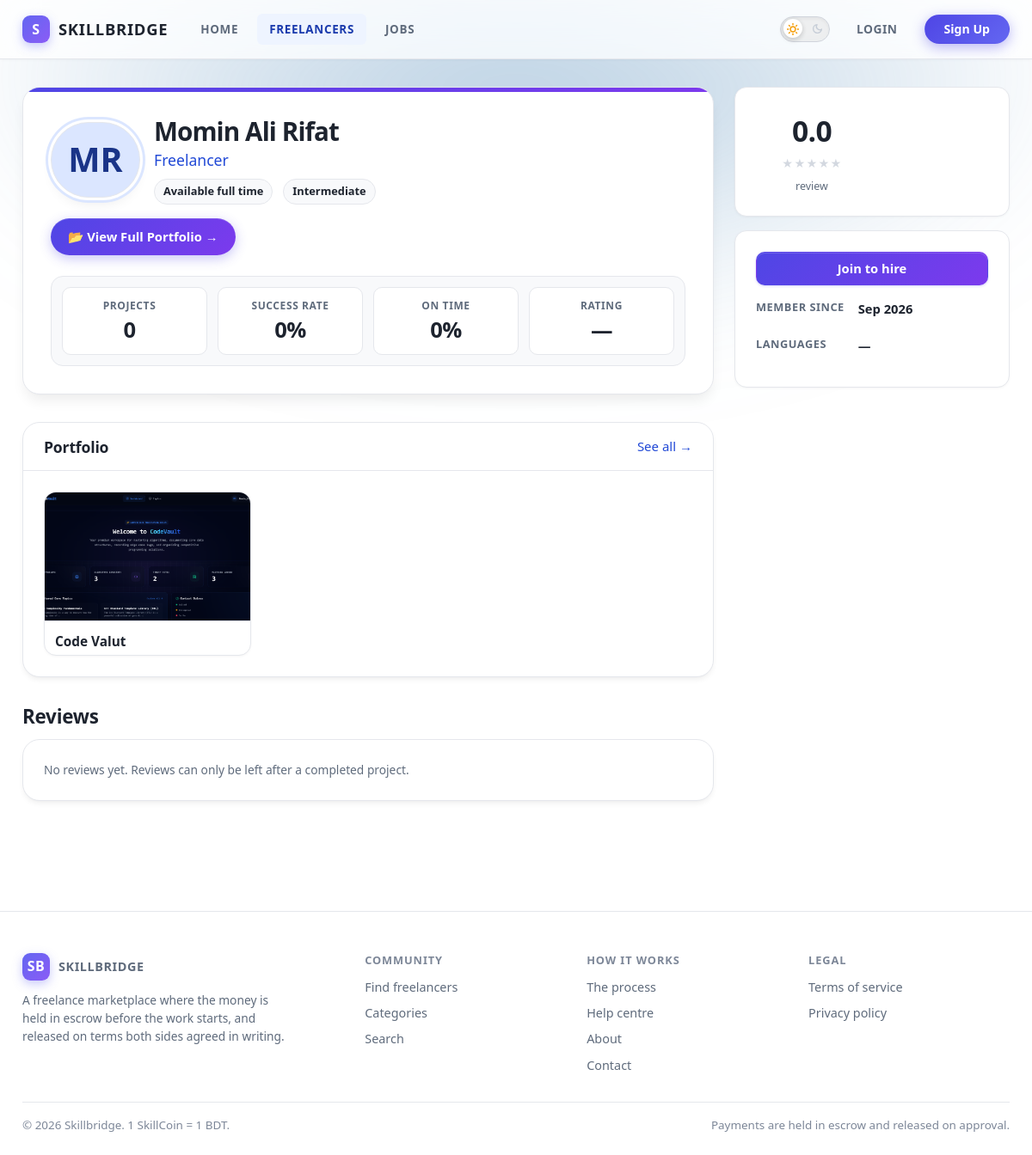
The page /freelancers/mominrifat8/ on the database its author committed.
### apps/accounts/models.py (models this page shows, shortened)
class User(AbstractBaseUser, PermissionsMixin, UUIDModel, TimeStampedModel):
    class Status(models.TextChoices):
        ACTIVE = ('ACTIVE', 'Active')
        SUSPENDED = ('SUSPENDED', 'Suspended')
        BANNED = ('BANNED', 'Banned')
        CLOSED = ('CLOSED', 'Closed')
    email = models.EmailField(unique=True, db_index=True)
    username = models.CharField(max_length=50, unique=True, db_index=True, validators=[USERNAME_VALIDATOR])
    first_name = models.CharField(max_length=80, blank=True)
    last_name = models.CharField(max_length=80, blank=True)
    role = models.CharField(max_length=12, choices=Role.choices, db_index=True)
    is_email_verified = models.BooleanField(default=False, db_index=True)
    email_verified_at = models.DateTimeField(null=True, blank=True)
    status = models.CharField(max_length=10, choices=Status.choices, default=Status.ACTIVE, db_index=True)
    suspension_reason = models.TextField(blank=True)
    suspended_until = models.DateTimeField(null=True, blank=True)
    is_active = models.BooleanField(default=True)
    is_staff = models.BooleanField(default=False)
    date_joined = models.DateTimeField(default=timezone.now)
    last_seen_at = models.DateTimeField(null=True, blank=True)
    avatar = models.ImageField(upload_to='avatars/%Y/%m/', null=True, blank=True)
    objects = UserManager()
    USERNAME_FIELD = 'email'
    REQUIRED_FIELDS = ['username']
    class Meta:
        ordering = ('-date_joined',)
        indexes = [models.Index(fields=['role', 'status']), models.Index(fields=['-date_joined'])]
    @property
    def full_name(self) -> str:
        name = f'{self.first_name} {self.last_name}'.strip()
        return name or self.username
    @property
    def initials(self) -> str:
        parts = [p for p in (self.first_name, self.last_name) if p]
        if parts:
            return ''.join((p[0] for p in parts[:2])).upper()
        return self.username[:2].upper()

### apps/profiles/models.py (models this page shows, shortened)
class FreelancerProfile(TimeStampedModel):
    class Availability(models.TextChoices):
        FULL_TIME = ('FULL_TIME', 'Available full time')
        PART_TIME = ('PART_TIME', 'Available part time')
        LIMITED = ('LIMITED', 'Limited availability')
        UNAVAILABLE = ('UNAVAILABLE', 'Not available')
    class ExperienceLevel(models.TextChoices):
        ENTRY = ('ENTRY', 'Entry level')
        INTERMEDIATE = ('INTERMEDIATE', 'Intermediate')
        EXPERT = ('EXPERT', 'Expert')
    user = models.OneToOneField(settings.AUTH_USER_MODEL, on_delete=models.CASCADE, related_name='freelancer_profile')
    profile_picture = models.ImageField(upload_to='profiles/freelancer/%Y/%m/', null=True, blank=True)
    professional_title = models.CharField(max_length=160, blank=True)
    bio = models.TextField(blank=True, max_length=3000)
    phone = models.CharField(max_length=20, blank=True)
    location = models.CharField(max_length=160, blank=True)
    website = models.URLField(blank=True)
    github_url = models.URLField(blank=True)
    linkedin_url = models.URLField(blank=True)
    skills = models.ManyToManyField('profiles.Skill', through='FreelancerSkill', related_name='freelancers', blank=True)
    categories = models.ManyToManyField('profiles.Category', related_name='freelancers', blank=True)
    hourly_rate = MoneyField(help_text='Indicative rate in SkillCoin per hour.')
    availability = models.CharField(max_length=12, choices=Availability.choices, default=Availability.FULL_TIME, db_index=True)
    experience_level = models.CharField(max_length=12, choices=ExperienceLevel.choices, default=ExperienceLevel.INTERMEDIATE, db_index=True)
    years_experience = models.PositiveSmallIntegerField(default=0, validators=[MaxValueValidator(60)])
    languages = models.CharField(max_length=200, blank=True)
    completed_projects = models.PositiveIntegerField(default=0, db_index=True)
    active_projects = models.PositiveIntegerField(default=0)
    total_earned = MoneyField()
    proposals_submitted = models.PositiveIntegerField(default=0)
    proposals_accepted = models.PositiveIntegerField(default=0)
    on_time_deliveries = models.PositiveIntegerField(default=0)
    late_deliveries = models.PositiveIntegerField(default=0)
    is_profile_complete = models.BooleanField(default=False, db_index=True)
    is_available_for_hire = models.BooleanField(default=True, db_index=True)
    search_text = models.TextField(blank=True, editable=False, db_index=True)
    class Meta:
        indexes = [models.Index(fields=['search_text'], name='freelancerprofile_search_text'), models.Index(fields=['availability', 'is_available_for_hire']), models.Index(fields=['-completed_projects'])]
        constraints = [models.CheckConstraint(check=models.Q(hourly_rate__gte=ZERO), name='freelancer_rate_non_negative')]
    @property
    def success_rate(self) -> int:
        if not self.proposals_submitted:
            return 0
        return round(self.proposals_accepted / self.proposals_submitted * 100)
    @property
    def on_time_rate(self) -> int:
        total = self.on_time_deliveries + self.late_deliveries
        if not total:
            return 0
        return round(self.on_time_deliveries / total * 100)

### apps/portfolios/models.py (models this page shows, shortened)
class Portfolio(BaseModel):
    freelancer = models.ForeignKey('profiles.FreelancerProfile', on_delete=models.CASCADE, related_name='portfolio_items')
    title = models.CharField(max_length=200)
    slug = models.SlugField(max_length=240)
    description = models.TextField(max_length=5000)
    cover_image = models.ImageField(upload_to='portfolio/covers/%Y/%m/', null=True, blank=True)
    demo_url = models.URLField(blank=True, help_text='Live demo, if there is one.')
    repository_url = models.URLField(blank=True, help_text='Source code, where it can be shared.')
    technologies = models.CharField(max_length=400, blank=True, help_text='Comma-separated technology list.')
    tech_stack = models.CharField(max_length=400, blank=True)
    skills = models.ManyToManyField('profiles.Skill', related_name='portfolio_entries', blank=True)
    category = models.ForeignKey('profiles.Category', on_delete=models.SET_NULL, null=True, blank=True, related_name='portfolio_entries')
    role = models.CharField(max_length=160, blank=True, help_text="The freelancer's role.")
    responsibilities = models.TextField(blank=True, max_length=2000)
    outcome = models.TextField(blank=True, max_length=2000, help_text='Result achieved.')
    duration_months = models.PositiveSmallIntegerField(null=True, blank=True)
    completed_on = models.DateField(null=True, blank=True)
    client_name = models.CharField(max_length=160, blank=True, help_text='Leave blank if under NDA.')
    tags = models.CharField(max_length=300, blank=True)
    is_public = models.BooleanField(default=True, db_index=True)
    is_featured = models.BooleanField(default=False)
    confidentiality_note = models.CharField(max_length=300, blank=True, help_text='Shown instead of client details when work is under NDA.')
    order = models.PositiveSmallIntegerField(default=0)
    view_count = models.PositiveIntegerField(default=0)
    source_project_id = models.PositiveIntegerField(null=True, blank=True)
    search_text = models.TextField(blank=True, editable=False, db_index=True)
    class Meta:
        ordering = ('order', '-completed_on', '-created_at')
        indexes = [models.Index(fields=['search_text'], name='portfolio_search_text'), models.Index(fields=['freelancer', 'is_public', 'order'])]
    @property
    def is_verified(self) -> bool:
        return self.source_project_id is not None
    def get_absolute_url(self) -> str:
        return reverse('portfolios:detail', args=[self.public_id])

### apps/profiles/views.py (the view)
# urls.py: urlpatterns = [path('', views.freelancer_list, name='freelancer_list'), path('<str:username>/', views.freelancer_public, name='freelancer_public')]
def freelancer_public(request, username: str):
    try:
        profile = freelancer_public_profile(username)
    except FreelancerProfile.DoesNotExist as exc:
        raise Http404('No such freelancer.') from exc
    from apps.portfolios.models import Portfolio
    return render(request, 'profiles/freelancer_public.html', {'profile': profile, 'owner': profile.user, 'skills': profile.skill_entries.select_related('skill'), 'experiences': profile.experiences.all(), 'education': profile.education.all(), 'portfolio': Portfolio.objects.filter(freelancer=profile, is_public=True).order_by('order', '-completed_on')[:6], 'summary': None, 'reviews': [], 'nav_section': 'freelancers', 'page_title': profile.user.full_name})

### apps/profiles/templates/profiles/freelancer_public.html (shortened to what this page needs)
{% extends "layouts/public.html" %}
{% load static %}
{% block page_css %}<link rel="stylesheet" href="{% static 'profiles/css/freelancer_profile.css' %}?v=4.0">{% endblock %}
{% block content %}
<div class="grid grid--sidebar">
  <div class="stack-lg">
    <section class="card">
      <div class="card__body">
        <div class="identity" style="gap:var(--gap-4)">
          <span class="avatar avatar--xl">
            {% if profile.profile_picture %}<img src="{{ profile.profile_picture.url }}" alt="">{% else %}{{ owner.initials }}{% endif %}
          </span>
          <div style="min-width:0">
            <h1 style="font-size:1.55rem;margin-bottom:2px">{{ owner.full_name }}</h1>
            <p class="muted" style="margin-bottom:var(--gap-2)">{{ profile.professional_title|default:"Freelancer" }}</p>
            <div class="row row--wrap tiny muted" style="gap:var(--gap-3)">
              <span>{{ profile.get_availability_display }}</span>
              <span>{{ profile.get_experience_level_display }}</span>
            </div>
          </div>
        </div>
        {% if portfolio %}
          <div style="margin-top:var(--gap-4)">
            <a class="portfolio-view-btn" href="{% url 'portfolios:public_list' owner.username %}">📂 View Full Portfolio →</a>
          </div>
        {% endif %}
        <div class="dash-grid" style="margin-top:var(--gap-5);margin-bottom:0">
          <div class="stat" style="padding-left:0"><p class="stat__label">Projects</p><p class="stat__value">{{ profile.completed_projects }}</p></div>
          <div class="stat"><p class="stat__label">Success rate</p><p class="stat__value">{{ profile.success_rate }}%</p></div>
          <div class="stat"><p class="stat__label">On time</p><p class="stat__value">{{ profile.on_time_rate }}%</p></div>
          <div class="stat"><p class="stat__label">Rating</p><p class="stat__value">{{ summary.average_rating|default:"—" }}</p></div>
        </div>
      </div>
    </section>
    {% if portfolio %}
      <section class="card">
        <div class="card__head">
          <h2>Portfolio</h2>
          <a href="{% url 'portfolios:public_list' owner.username %}">See all →</a>
        </div>
        <div class="card__body">
          <div class="grid grid--3">
            {% for item in portfolio %}
              <a class="portfolio-tile" href="{{ item.get_absolute_url }}">
                {% if item.cover_image %}<img src="{{ item.cover_image.url }}" alt="">{% endif %}
                <strong>{{ item.title }}</strong>
              </a>
            {% endfor %}
          </div>
        </div>
      </section>
    {% endif %}
    <section>
      <h2>Reviews</h2>
      {% if reviews %}
        <div class="stack">
          {% for review in reviews %}{% include "components/review-card.html" %}{% endfor %}
        </div>
      {% else %}
        <div class="card"><div class="card__body muted small">No reviews yet. Reviews can only be left after a completed project.</div></div>
      {% endif %}
    </section>
  </div>
  <aside class="stack">
    {% include "components/rating-summary.html" %}
    <div class="card">
      <div class="card__body">
        {% if not user.is_authenticated %}
          <a class="btn btn--primary btn--block" href="{% url 'accounts:register' %}?role=CLIENT">Join to hire</a>
        {% endif %}
        <dl class="dl" style="margin-top:var(--gap-4)">
          <dt>Member since</dt><dd>{{ owner.date_joined|date:"M Y" }}</dd>
          <dt>Languages</dt><dd>{{ profile.languages|default:"—" }}</dd>
        </dl>
      </div>
    </div>
  </aside>
</div>
{% endblock %}

### rows shown on the page
User: initials "MR", full_name "Momin Ali Rifat", date_joined "Sep 2026"
FreelancerProfile: professional_title "Freelancer", availability "Available full time", experience_level "Intermediate", completed_projects "0", success_rate "0", on_time_rate "0", languages "—"
Portfolio: cover_image (picture), title "Code Valut"

### other values the page prints
{{ summary.average_rating|default:"—" }} "—"
{{ summary.average_rating|default:"0.0" }} "0.0"
{{ summary.average_rating|stars }} "★ ★ ★ ★ ★"
{{ SKILLCOIN.NAME }} "SkillCoin"
